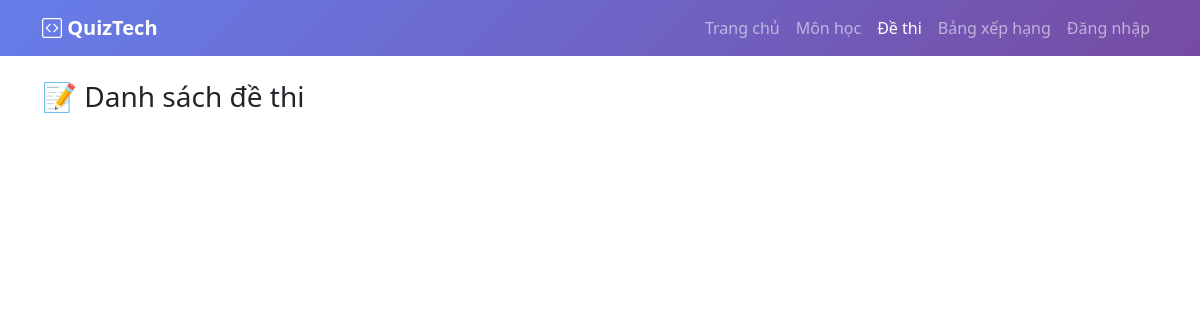
Before: /exams.php with the older database file.
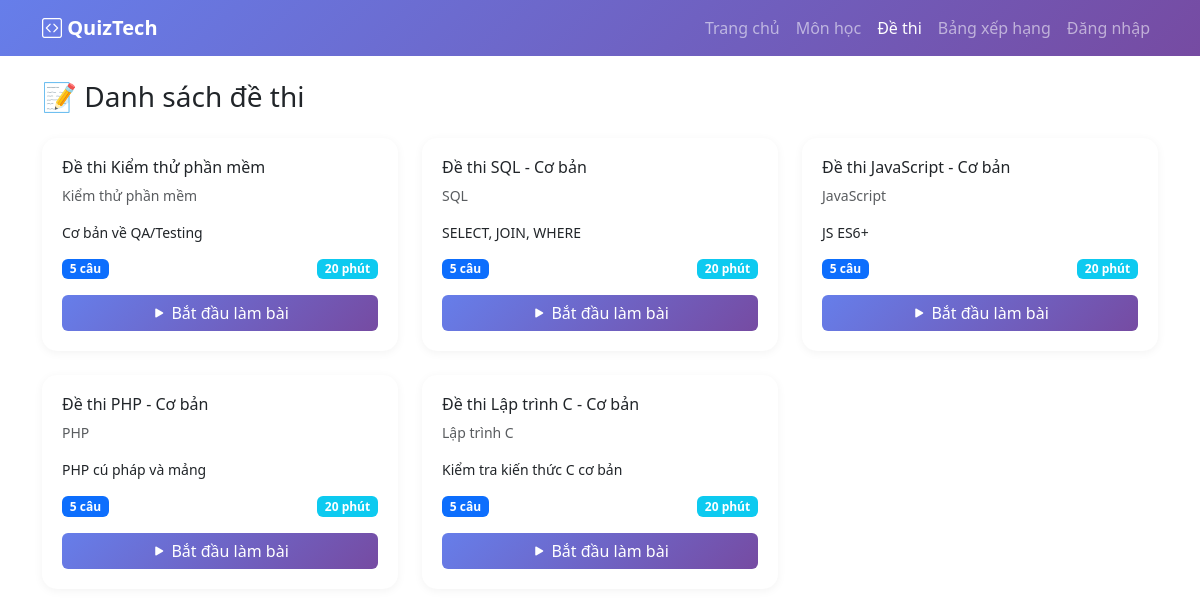
After: the same page with the newer database file.
### tables this page shows
CREATE TABLE exams (
    id INT PRIMARY KEY AUTO_INCREMENT,
    subject_id INT,
    title VARCHAR(200) NOT NULL,
    description TEXT,
    time_limit INT DEFAULT 20,
    question_count INT DEFAULT 5,
    created_at TIMESTAMP DEFAULT CURRENT_TIMESTAMP,
    FOREIGN KEY (subject_id) REFERENCES subjects(id) ON DELETE CASCADE
);

CREATE TABLE subjects (
    id INT PRIMARY KEY AUTO_INCREMENT,
    name VARCHAR(100) NOT NULL,
    description TEXT,
    icon VARCHAR(50),
    created_at TIMESTAMP DEFAULT CURRENT_TIMESTAMP
);

### config/database.php (called while the page is built, shortened)
<?php
function isLoggedIn() {
    return isset($_SESSION['user_id']) && !empty($_SESSION['user_id']);
}
?>

### exams.php (the view, shortened to what this page needs)
<?php
require_once 'config/database.php';
$exams = $pdo->query("
    SELECT e.*, s.name as subject_name
    FROM exams e
    JOIN subjects s ON e.subject_id = s.id
    ORDER BY e.id DESC
")->fetchAll();
?>
<!DOCTYPE html>
<html lang="vi">
<head>
    <link href="https://cdn.jsdelivr.net/npm/bootstrap@5.3.0/dist/css/bootstrap.min.css" rel="stylesheet">
    <link rel="stylesheet" href="https://cdn.jsdelivr.net/npm/bootstrap-icons@1.11.0/font/bootstrap-icons.css">
    <link rel="stylesheet" href="assets/css/style.css">
</head>
<body>
    <nav class="navbar navbar-expand-lg navbar-dark" style="background: linear-gradient(135deg, #667eea 0%, #764ba2 100%);">
        <div class="container">
            <a class="navbar-brand fw-bold" href="index.php">
                <i class="bi bi-code-square"></i> QuizTech
            </a>
            <div class="collapse navbar-collapse" id="navbarNav">
                <ul class="navbar-nav ms-auto">
                    <li class="nav-item"><a class="nav-link" href="index.php">Trang chủ</a></li>
                    <li class="nav-item"><a class="nav-link" href="subjects.php">Môn học</a></li>
                    <li class="nav-item"><a class="nav-link active" href="exams.php">Đề thi</a></li>
                    <li class="nav-item"><a class="nav-link" href="leaderboard.php">Bảng xếp hạng</a></li>
                    <?php if (isLoggedIn()): ?>
                        <li class="nav-item"><a class="nav-link" href="logout.php">Đăng xuất</a></li>
                    <?php else: ?>
                        <li class="nav-item"><a class="nav-link" href="auth.php">Đăng nhập</a></li>
                    <?php endif; ?>
                </ul>
            </div>
        </div>
    </nav>
    <div class="container py-4">
        <h3 class="mb-4">📝 Danh sách đề thi</h3>
        <div class="row g-4">
            <?php foreach($exams as $exam): ?>
            <div class="col-md-4">
                <div class="exam-card">
                    <h6><?= htmlspecialchars($exam['title']) ?></h6>
                    <p class="text-muted small"><?= htmlspecialchars($exam['subject_name']) ?></p>
                    <p class="small"><?= htmlspecialchars($exam['description']) ?></p>
                    <div class="d-flex justify-content-between align-items-center mb-3">
                        <span class="badge bg-primary"><?= $exam['question_count'] ?> câu</span>
                        <span class="badge bg-info"><?= $exam['time_limit'] ?> phút</span>
                    </div>
                    <a href="exam.php?id=<?= $exam['id'] ?>" class="btn btn-primary w-100">
                        <i class="bi bi-play-fill"></i> Bắt đầu làm bài
                    </a>
                </div>
            </div>
            <?php endforeach; ?>
        </div>
    </div>
</body>
</html>

Changed rows visible on the page:
added exams: title "Đề thi Kiểm thử phần mềm", subject.name "Kiểm thử phần mềm", description "Cơ bản về QA/Testing", question_count "5", time_limit "20"
added exams: title "Đề thi SQL - Cơ bản", subject.name "SQL", description "SELECT, JOIN, WHERE", question_count "5", time_limit "20"
added exams: title "Đề thi JavaScript - Cơ bản", subject.name "JavaScript", description "JS ES6+", question_count "5", time_limit "20"
added exams: title "Đề thi PHP - Cơ bản", subject.name "PHP", description "PHP cú pháp và mảng", question_count "5", time_limit "20"
added exams: title "Đề thi Lập trình C - Cơ bản", subject.name "Lập trình C", description "Kiểm tra kiến thức C cơ bản", question_count "5", time_limit "20"
